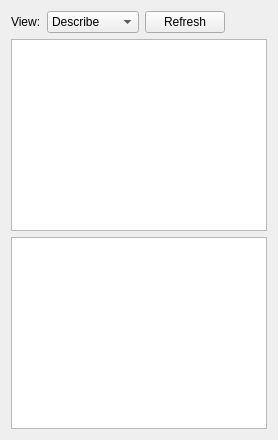
               <widget class="QWidget" name="tabLogDataInspector">
                <attribute name="title">
                 <string>Data Inspector</string>
                </attribute>
                <layout class="QVBoxLayout" name="layoutLogDataInspector">
                 <item>
                  <layout class="QHBoxLayout" name="layoutLogDataToolbar">
                   <item>
                    <widget class="QLabel" name="lblDataViewMode">
                     <property name="text">
                      <string>View:</string>
                     </property>
                    </widget>
                   </item>
                   <item>
                    <widget class="QComboBox" name="comboDataViewMode">
                     <item>
                      <property name="text">
                       <string>Describe</string>
                      </property>
                     </item>
                     <item>
                      <property name="text">
                       <string>All Data</string>
                      </property>
                     </item>
                     <item>
                      <property name="text">
                       <string>Head (200)</string>
                      </property>
                     </item>
                     <item>
                      <property name="text">
                       <string>Null Stats</string>
                      </property>
                     </item>
                    </widget>
                   </item>
                   <item>
                    <widget class="QPushButton" name="btnRefreshDataView">
                     <property name="text">
                      <string>Refresh</string>
                     </property>
                    </widget>
                   </item>
                   <item>
                    <spacer>
                     <property name="orientation">
                      <enum>Qt::Horizontal</enum>
                     </property>
                     <property name="sizeHint" stdset="0">
                      <size>
                       <width>40</width>
                       <height>20</height>
                      </size>
                     </property>
                    </spacer>
                   </item>
                  </layout>
                 </item>
                 <item>
                  <widget class="QTableWidget" name="tableDataInspector"/>
                 </item>
                 <item>
                  <widget class="QTextBrowser" name="txtDataSummary"/>
                 </item>
                </layout>
               </widget>
